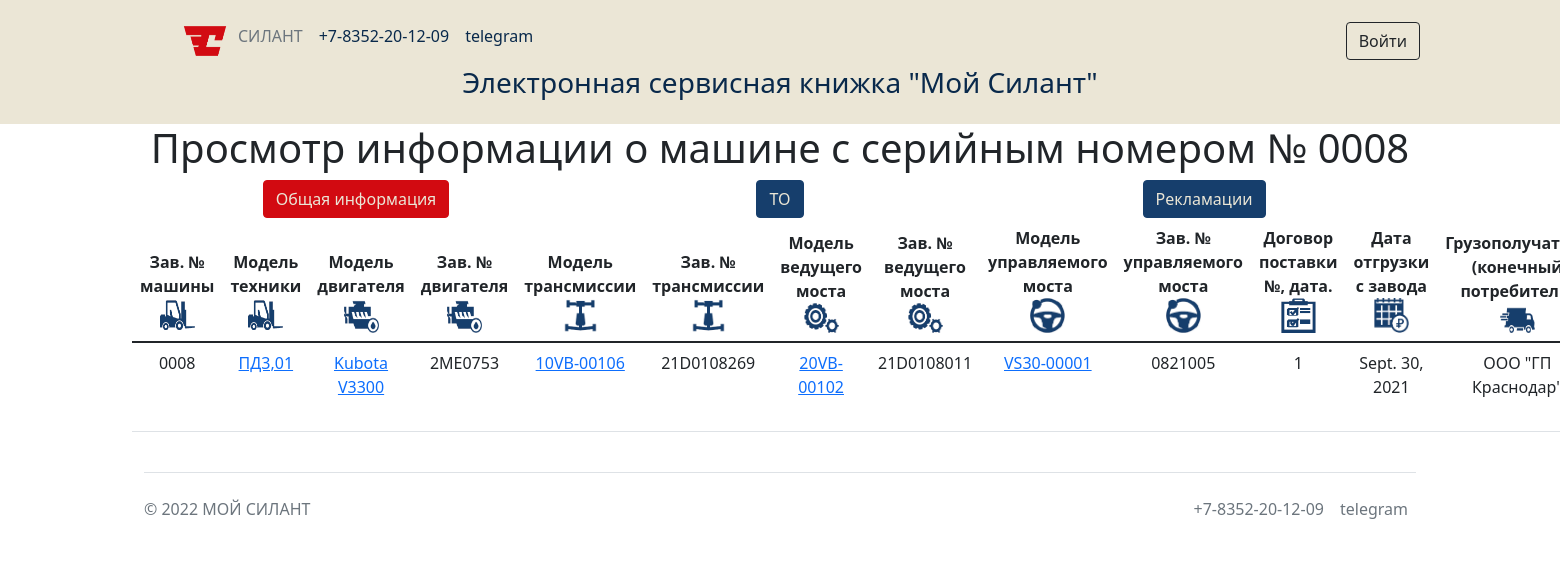
The app's page /cars/10 with its own data.
### silant/models.py (models this page shows, shortened)
class Car(models.Model):
    serial_number = models.TextField(max_length=30, unique=True, db_index=True, verbose_name='Зав. № машины')
    technique_model = models.ForeignKey(Technique_model, on_delete=models.CASCADE, db_index=True, verbose_name='Модель техники')
    engine_model = models.ForeignKey(Engine_model, on_delete=models.CASCADE, db_index=True, verbose_name='Модель двигателя')
    engine_number = models.TextField(max_length=30, verbose_name='Зав. № двигателя')
    transmission_model = models.ForeignKey(Transmission_model, on_delete=models.CASCADE, db_index=True, verbose_name='Модель трансмиссии')
    transmission_number = models.TextField(max_length=50, verbose_name='Зав. № трансмиссии')
    drive_axle_model = models.ForeignKey(Drive_axle_model, on_delete=models.CASCADE, db_index=True, verbose_name='Модель ведущего моста')
    drive_axle_number = models.TextField(max_length=50, verbose_name='Зав. № ведущего моста')
    steerable_axle_model = models.ForeignKey(Steerable_axle_model, on_delete=models.CASCADE, db_index=True, verbose_name='Модель управляемого моста')
    steerable_axle_number = models.TextField(max_length=50, verbose_name='Зав. № управляемого моста')
    supply_contract = models.TextField(max_length=50, blank=True, verbose_name='Договор поставки №, дата.')
    shipping_date = models.DateField(db_index=True, verbose_name='Дата отгрузки с завода')
    consignee = models.TextField(max_length=50, blank=True, verbose_name='Грузополучатель (конечный потребитель)')
    delivery_address = models.TextField(max_length=150, blank=True, verbose_name='Адрес поставки (эксплуатации)')
    equipment = models.TextField(max_length=150, blank=True, verbose_name='Комплектация (доп. опции)')
    client = models.ForeignKey(Client, on_delete=models.CASCADE, null=True, blank=True, verbose_name='Клиент')
    service_company = models.ForeignKey(Service_company, on_delete=models.CASCADE, blank=True, verbose_name='Сервисная организация')
    class Meta:
        verbose_name = 'Машины'
        verbose_name_plural = 'Машины'
        ordering = ['shipping_date']
        permissions = ( #Право для просмотра списка машин других пользователей
            ('view_car_noclient', 'Can view no client'),
            ('view_car_noservice', 'Can view no service')
        )

class Base_dictionary(models.Model):
    name = models.TextField(unique=True, verbose_name='Название')
    description = models.TextField(blank=True, verbose_name='Описание')
    class Meta:
        abstract = True
    def __str__(self):
        return f'{self.name}'

class Technique_model(Base_dictionary):
    class Meta:
        verbose_name = 'Модель техники'
        verbose_name_plural = 'Модели техники'

class Engine_model(Base_dictionary):
    class Meta:
        verbose_name = 'Модель двигателя'
        verbose_name_plural = 'Модели двигателя'

class Transmission_model(Base_dictionary):
    class Meta:
        verbose_name = 'Модель трансмиссии'
        verbose_name_plural = 'Модели трансмиссии'

class Drive_axle_model(Base_dictionary):
    class Meta:
        verbose_name = 'Модель ведущего моста'
        verbose_name_plural = 'Модели ведущего моста'

class Steerable_axle_model(Base_dictionary):
    class Meta:
        verbose_name = 'Модель управляемого моста'
        verbose_name_plural = 'Модели управляемого моста'

### silant/views.py (the view)
# urls.py: path('<int:pk>', CarDetail.as_view(), name='car_info'),
class CarDetail(DetailView):
    model = Car
    template_name = 'CarDetail.html'
    context_object_name = 'car'

### templates/CarDetail.html (shortened to what this page needs)
{% extends 'flatpages/default.html' %}
{% load static %}
{% block content %}
    <h1>Просмотр информации о машине с серийным номером № {{ car.serial_number  }}</h1>
    <div class="container">
        <div class="row">
          <div class="col">
            <a class="btn btn-silant-red">Общая информация</a>
          </div>
          <div class="col">
            <a class="btn btn-silant-blue" href="/cars/maintenances/?type_maintenance=&service_company=&car={{car.id}}">ТО</a>
          </div>
          <div class="col">
            <a class="btn btn-silant-blue" href="complaints/?type_maintenance=&service_company=&car={{car.id}}">Рекламации</a>
          </div>
        </div>
    </div>
    <div>
    <table class="table">
        <thead>
            <tr>
                <th scope="col">Зав. № машины<br><img width="35px" height="35px" src="/static/img/car.png"></th>
                <th scope="col">Модель техники<br><img width="35px" height="35px" src="/static/img/car.png"></th>
                <th scope="col">Модель двигателя<br><img width="35px" height="35px" src="/static/img/engine.png"></th>
                <th scope="col">Зав. № двигателя<br><img width="35px" height="35px" src="/static/img/engine.png"></th>
                <th scope="col">Модель трансмиссии<br><img width="35px" height="35px" src="/static/img/transmission.png"></th>
                <th scope="col">Зав. № трансмиссии<br><img width="35px" height="35px" src="/static/img/transmission.png"></th>
                <th scope="col">Модель ведущего моста<br><img width="35px" height="30px" src="/static/img/ved.most.png"></th>
                <th scope="col">Зав. № ведущего моста<br><img width="35px" height="30px" src="/static/img/ved.most.png"></th>
                <th scope="col">Модель управляемого моста<br><img width="35px" height="35px" src="/static/img/upr.most.png"></th>
                <th scope="col">Зав. № управляемого моста<br><img width="35px" height="35px" src="/static/img/upr.most.png"></th>
                <th scope="col">Договор поставки №, дата.<br><img width="35px" height="35px" src="/static/img/dogovor.png"></th>
                <th scope="col">Дата отгрузки с завода<br><img width="35px" height="35px" src="/static/img/dateotg.png"></th>
                <th scope="col">Грузополучатель (конечный потребитель)<br><img width="35px" height="30px" src="/static/img/gruzpoluh.png"></th>
            </tr>
        </thead>
        <tbody>
            <tr>
                <td>{{ car.serial_number }}</td>
                <td><a href="dictionary/techniqueModel/{{car.technique_model.id}}/">{{ car.technique_model }}</a></td>
                <td><a href="dictionary/engineModel/{{car.engine_model.id}}/">{{ car.engine_model }}</a></td>
                <td>{{ car.engine_number }}</td>
                <td><a href="dictionary/transmissionModel/{{car.transmission_model.id}}/">{{ car.transmission_model }}</a></td>
                <td>{{ car.transmission_number }}</td>
                <td><a href="dictionary/driveAxleModel/{{car.drive_axle_model.id}}/">{{ car.drive_axle_model }}</a></td>
                <td>{{ car.drive_axle_number }}</td>
                <td><a href="dictionary/steerableAxleModel/{{car.steerable_axle_model.id}}/">{{ car.steerable_axle_model }}</a></td>
                <td>{{ car.steerable_axle_number }}</td>
                <td>{{ car.supply_contract }}</td>
                <td>{{ car.shipping_date }}</td>
                <td>{{ car.consignee }}</td>
            </tr>
        </tbody>
    </table>
    {% endblock content %}

### static/css/custom.css (style rules this page uses)
:root { --silent-blue: #163e6c; --silent-dark-blue: #09294b; --silent-red: #d20a11; --silent-dark-red: #930f14; --silent-sands: #ebe6d6; }
.btn-silant-red { color: var(--silent-sands); background-color: var(--silent-red); border-color: var(--silent-red); }
.btn-silant-blue { color: var(--silent-sands); background-color: var(--silent-blue); border-color: var(--silent-blue); }

### records on screen
Car: serial_number "0008", technique_model "ПД3,01", engine_model "Kubota V3300", engine_number "2ME0753", transmission_model "10VB-00106", transmission_number "21D0108269", drive_axle_model "20VB-00102", drive_axle_number "21D0108011", steerable_axle_model "VS30-00001", steerable_axle_number "0821005", supply_contract "1", shipping_date "Sept. 30, 2021", consignee "ООО \"ГП…"
